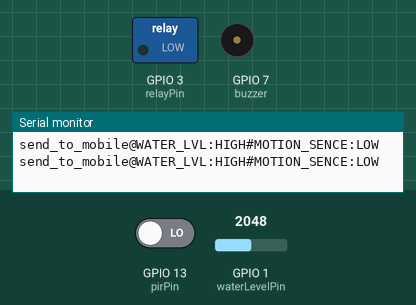
Simulated run of this sketch. Board: ESP32-S3. Shown: switched loads named in the sketch (green lamp = pin HIGH), buzzer (waves = sounding), the last lines printed to the serial monitor. Inputs (shaded band) come from the test bench; at power-on: GPIO 1 (waterLevelPin) = 2048, GPIO 13 (pirPin) LOW.

Above: at 1.8 s.
1.9 s: GPIO 1 (waterLevelPin) set to 542
3.4 s: GPIO 1 (waterLevelPin) set to 468
At 4.5 s:
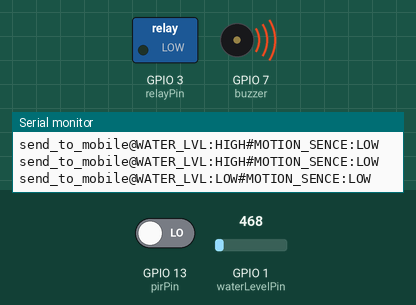
Timing chart, 0 to 6.4 s (numbered marks = the images above; inputs shaded):
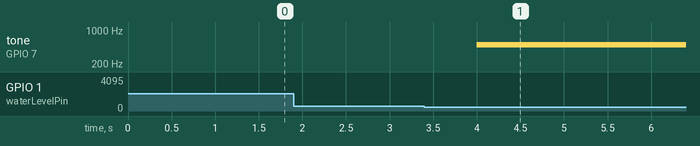

Measured:
- the behaviour switches between 500 and 499 on GPIO 1 (waterLevelPin) (found by bisection; images 0 and 1)
- after the input at 3.4 s, tone on GPIO 7 (buzzer): silent → 500 Hz after 0.60 s

The sketch:

arduino_code.ino
```cpp
// Define the pin numbers
const int pirPin = 13;   // PIR sensor input pin
const int buzzer = 7;    // Buzzer output pin
const int relayPin = 3;  // Relay output pin
const int waterLevelPin = A0; // Water level sensor pin

int pirVal = 0;

// Threshold for water level (this value may need calibration based on your sensor)
const int waterLevelThreshold = 500;

String output_state = "on";
String esp32_reply = "";

void setup() {
  Serial.begin(115200);
  pinMode(pirPin, INPUT);
  pinMode(buzzer, OUTPUT);
  pinMode(relayPin, OUTPUT);
}

void loop() {
  if (output_state == "on") {
    String msg = "send_to_mobile@";
    pirVal = digitalRead(pirPin);
    int waterLevel = analogRead(waterLevelPin);

    bool isWaterLevelLow  = false;
    bool isMotionDetected = false;
    bool isBuzzerActionNeed = false;
    bool isRelayActionNeed = false;

    if (waterLevel < waterLevelThreshold) {
      isWaterLevelLow = true;
    }

    if (pirVal == HIGH) {
      isMotionDetected = true;
    }

    if (!isWaterLevelLow && !isMotionDetected) {
      msg = msg + "WATER_LVL:HIGH#MOTION_SENCE:LOW";
      Serial.println(msg);
    } else
    if (!isWaterLevelLow && isMotionDetected) {
      msg = msg + "WATER_LVL:HIGH#MOTION_SENCE:HIGH";
      isBuzzerActionNeed = true;
      isRelayActionNeed = true;
      Serial.println(msg);
    } else
    if (isWaterLevelLow && !isMotionDetected) {
      msg = msg + "WATER_LVL:LOW#MOTION_SENCE:LOW";
      isBuzzerActionNeed = true;
      Serial.println(msg);
    } else
    if (isWaterLevelLow && isMotionDetected) {
      msg = msg + "WATER_LVL:LOW#MOTION_SENCE:HIGH";
      isBuzzerActionNeed = true;
      Serial.println(msg);
    }
    if (isBuzzerActionNeed) {
      tone(buzzer, 500);
      if (isRelayActionNeed) {
        digitalWrite(relayPin, HIGH);
      }
      delay(5000);
      noTone(buzzer);
      digitalWrite(relayPin, LOW);
    } else {
      delay(1000);
    }
  }
}
```
